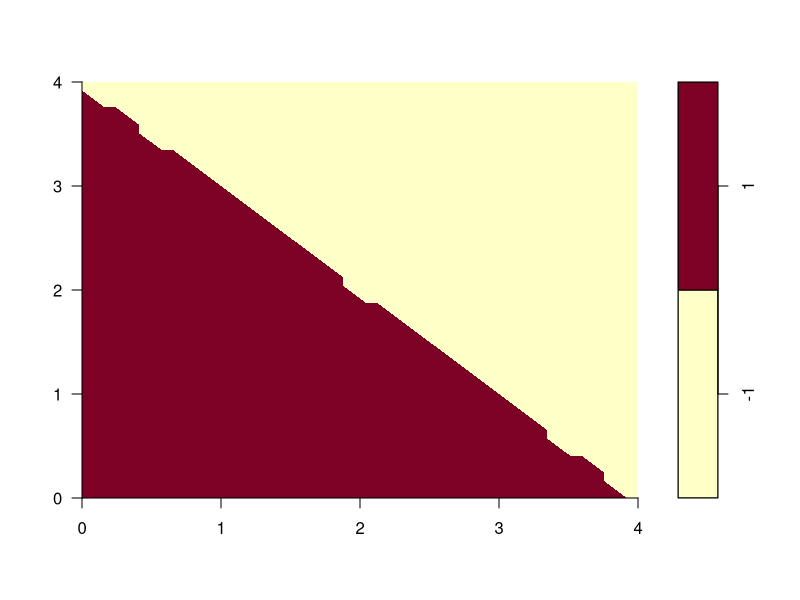

The R script that drew this image: (Note: this script raises an error after producing the figure.)
############################################
###### Lab 2 - Support Vector Machine ######
####### Autor: Marcos Hidalgo Baños ########
############################################

# Importamos las Librer�as necesarias
library (kernlab)
library(e1071)

# Creamos la funci�n que dir� a que clase pertenece cada punto
print_clasificacion <- function (x, w, b) {
  if ((t (w) %*% x + b) >= 0)
  {
    print (x)
    print("Pertence a la clase: 1")
  }
  else
  {
    print (x)
    print("Pertence a la clase: -1")
  }
}

# Funcion que obtiene el SVM del df proporcionado
calcularDatosPractica <- function(df) {
  
  # Indicamos que la columna y es la importante
  df$y <- as.factor(df$y)
  
  # Creamos el SVM de los datos con un kernel lineal
  svm <- svm(y~., df , kernel="linear")
  
  #Vectores de soporte
  vs <- df[svm$index,1:2]
  
  # Vector de pesos normal al hiperplano (W)
  # Hacemos el CrosProduct entre los vectores soporte y el coe. de Lagrange
  w <- crossprod(as.matrix(vs), svm$coefs)
  
  # Calcular ancho del canal
  width = 2/(sqrt(sum((w)^2)))
  
  # Calcular vector B
  b <- -svm$rho
  
  return(list(svm=svm, vs=vs, w=w, width=width, b=b))
}

############################################
################ APARTADO A ################
############################################

# Creamos el conjunto de datos
dataA <- data.frame(
  x1 = c(0, 4),
  x2 = c(0, 4),
  y = c(1, -1)
)

# Puntos
A1=c(0,0)
A2=c(4,4)

# Hacemos la magia...
solA = calcularDatosPractica(dataA)

# 1) Vectores Soporte
print(solA$vs)
plot(solA$svm, dataA)

# 2) Calculamos los valores del kernel
cat("KAA = ", t (A1) %*% A1)
cat("KAB = ", t (A1) %*% A2)
cat("KBB = ", t (A2) %*% A2)

# 3) Ancho del canal
print(solA$width)

# 4) Vector de pesos normal al Hiperplano
print(solA$w)

# 5) Vector B
print(solA$b)

# 6) Calculamos la ecuacion del hiperplano y de los planos de soporte positivo y negativo
paste(c("[",solA$w,"]' * x + [",solA$b,"] = 0"), collapse=" ")
paste(c("[",solA$w,"]' * x + [",solA$b,"] = 1"), collapse=" ")
paste(c("[",solA$w,"]' * x + [",solA$b,"] = -1"), collapse=" ")

# 7) Determinamos a la clase que pertenece cada uno
print_clasificacion(A1, solA$w, solA$b)
print_clasificacion(A2 ,solA$w, solA$b)


############################################
################ APARTADO B ################
############################################

# Creamos el conjunto de datos
dataB <- data.frame(
  x1 = c(2, 0, 1),
  x2 = c(0, 0, 1),
  y = c(1, -1, -1)
)

# Puntos
B1=c(2,0)
B2=c(4,4)
B3=c(1,1)

# Hacemos la magia...
solB = calcularDatosPractica(dataB)

# 1) Vectores Soporte
print(solB$vs)
plot(solB$svm, dataB)

# 2) Calculamos los valores del kernel
cat("KAA = ", t (B1) %*% B1)
cat("KAB = ", t (B1) %*% B2)
cat("KAC = ", t (B1) %*% B3)
cat("KBB = ", t (B2) %*% B2)
cat("KBC = ", t (B2) %*% B3)
cat("KCC = ", t (B3) %*% B3)

# 3) Ancho del canal
print(solB$width)

# 4) Vector de pesos normal al Hiperplano
print(solB$w)

# 5) Vector B
print(solB$b)

# 6) Calculamos la ecuacion del hiperplano y de los planos de soporte positivo y negativo
paste(c("[",solB$w,"]' * x + [",solB$b,"] = 0"), collapse=" ")
paste(c("[",solB$w,"]' * x + [",solB$b,"] = 1"), collapse=" ")
paste(c("[",solB$w,"]' * x + [",solB$b,"] = -1"), collapse=" ")

# 7) Determinamos a la clase que pertenece cada uno
print_clasificacion(c(5, 6),solB$w, solB$b)
print_clasificacion(c(1, -4),solB$w, solB$b)

############################################
################ APARTADO C ################
############################################

# Creamos el conjunto de datos
dataC <- data.frame(
  x1 = c(2, 2, -2, -2, 1, 1, -1, -1),
  x2 = c(2, -2, -2, 2, 1, -1, 1, -1),
  y = c(1, 1, 1, 1, -1, -1, -1, -1)
)

#Puntos
C1 = c(2,2)
C2 = c(2, -2)
C3 = c(-2, -2)
C4 = c(-2, 2)
C5 = c(1,1)
C6 = c(1,-1)
C7 = c(-1,1)
C8 = c(-1,-1)

listaPuntosC = list(C1,C2,C3,C4,C5,C6,C7,C8)

# Hacemos la magia...
solC = calcularDatosPractica(dataC)

# 1) Vectores Soporte
print(solC$vs)

# 2) Calculamos los valores del kernel
listaKernelC = list()
for (i in 1:length(listaPuntosC)) {
  for (j in i:length(listaPuntosC)) {
    listaKernelC <- append(listaKernelC, t (listaPuntosC[[i]]) %*% listaPuntosC[[j]])
  }
}

# 3) Ancho del canal
print(solC$width) # Inf.

############
# CONCLUSION 
############
# Vemos que el ancho del canal obtenido es
# infinito, por lo que podemos decir que no 
# se puede establecer una clara division
# de manera lineal. 
# Intentaremos transformar los puntos


############################################
################ APARTADO D ################
############################################

funcion_transformacion <- function(a) {
  if(sqrt(a[1]^2 + a[2]^2) > 2) {
    a[1] <- 4 - a[2] + abs(a[1] - a[2])
    a[2] <- 4 - a[1] + abs(a[1] - a[2])
  }
  a
}

# Aplicamos la transformacion
D1 = funcion_transformacion(C1)
D2 = funcion_transformacion(C2)
D3 = funcion_transformacion(C3)
D4 = funcion_transformacion(C4)
D5 = funcion_transformacion(C5)
D6 = funcion_transformacion(C6)
D7 = funcion_transformacion(C7)
D8 = funcion_transformacion(C8)

listaPuntosD = list(D1,D2,D3,D4,D5,D6,D7,D8)

# Montamos el nuevo dataframe 
dataD = data.frame(
  x1 = c(D1[1], D2[1], D3[1], D4[1],
         D5[1], D6[1], D7[1], D8[1]),
  x2 = c(D1[2], D2[2], D3[2], D4[2],
         D5[2], D6[2], D7[2], D8[2]),
  y = c(1,1,1,1,-1,-1,-1,-1)
)

# Hacemos la magia...
solD = calcularDatosPractica(dataD)

# 1) Vectores Soporte
print(solD$vs)
plot(solD$svm, dataD)

# 2) Calculamos los valores del kernel
listaKernelD = list()
for (i in 1:length(listaPuntosD)) {
  for (j in i:length(listaPuntosD)) {
    listaKernelD <- append(listaKernelD, t (listaPuntosD[[i]]) %*% listaPuntosD[[j]])
  }
}

# 3) Ancho del canal
print(solD$width)

# 4) Vector de pesos normal al Hiperplano
print(solD$w)

# 5) Vector B
print(solD$b)

# 6) Calculamos la ecuacion del hiperplano y de los planos de soporte positivo y negativo
paste(c("[",solD$w,"]' * x + [",solD$b,"] = 0"), collapse=" ")
paste(c("[",solD$w,"]' * x + [",solD$b,"] = 1"), collapse=" ")
paste(c("[",solD$w,"]' * x + [",solD$b,"] = -1"), collapse=" ")

# 7) Determinamos a la clase que pertenece cada uno
print_clasificacion(c(5, 6),solD$w, solD$b)
print_clasificacion(c(1, -4),solD$w, solD$b)


############################################
################ APARTADO E ################
############################################

# Creamos el conjunto de datos
dataE <- data.frame(
  x1 = c(3, 3, 6, 6, 1, 0, 0, -1),
  x2 = c(1, -1, 1, -1, 0, 1, -1, 0),
  y = c(1, 1, 1, 1, -1, -1, -1, -1)
)

E1 = c(3,1)
E2 = c(3,-1)
E3 = c(6,1)
E4 = c(6,-1)
E5 = c(1,0)
E6 = c(0,1)
E7 = c(0,-1)
E8 = c(-1,0)

listaPuntosE = list(E1,E2,E3,E4,E5,E6,E7,E8)

# Hacemos la magia...
solE = calcularDatosPractica(dataE)

# 1) Vectores Soporte
print(solE$vs)
plot(solE$svm, dataE)

# 2) Calculamos los valores del kernel
listaKernelE = list()
for (i in 1:length(listaPuntosE)) {
  for (j in i:length(listaPuntosE)) {
    listaKernelE <- append(listaKernelE, t (listaPuntosE[[i]]) %*% listaPuntosE[[j]])
  }
}

# 3) Ancho del canal
print(solE$width)

# 4) Vector de pesos normal al Hiperplano
print(solE$w)

# 5) Vector B
print(solE$b)

# 6) Calculamos la ecuacion del hiperplano y de los planos de soporte positivo y negativo
paste(c("[",solE$w,"]' * x + [",solE$b,"] = 0"), collapse=" ")
paste(c("[",solE$w,"]' * x + [",solE$b,"] = 1"), collapse=" ")
paste(c("[",solE$w,"]' * x + [",solE$b,"] = -1"), collapse=" ")

# 7) Determinamos a la clase que pertenece cada uno
print_clasificacion(c(4,5), solE$w, solE$b)


############################################
################ APARTADO F ################
############################################

data(iris)
colnames(iris)[colnames(iris) == "Species"] <- "y"

# Hacemos la magia...
solIRIS = calcularDatosPractica(iris)

# 1) Vectores Soporte
print(solIRIS$vs)
# plot(solIRIS$svm, iris)

# 3) Ancho del canal
print(solIRIS$width)

# 4) Vector de pesos normal al Hiperplano
print(solIRIS$w)

# 5) Vector B
print(solIRIS$b)

# 6) Calculamos la ecuacion del hiperplano y de los planos de soporte positivo y negativo
paste(c("[",solIRIS$w[1,1],"]' * x1 + [",solIRIS$b,"] = 0"), collapse=" ")
paste(c("[",solIRIS$w,"]' * x + [",solIRIS$b,"] = 1"), collapse=" ")
paste(c("[",solIRIS$w,"]' * x + [",solIRIS$b,"] = -1"), collapse=" ")

# 7) Determinamos a la clase que pertenece cada uno
flor_ejemplo = iris[1, 1:4] # Flor setosa (la primera del df)
predict(solIRIS$svm, flor_ejemplo)


##########################################################################################
##########################################################################################
